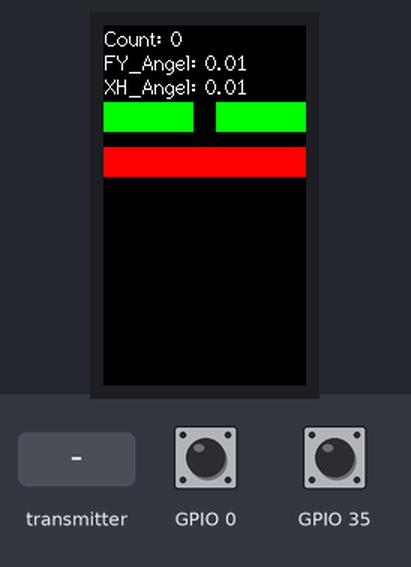
Recording of a sketch running on a simulated ESP32. On the bench: 135×240 colour display. Inputs (shaded band) come from the test bench; at power-on: GPIO 0 HIGH, GPIO 35 HIGH. What the sketch prints to the serial monitor is not drawn.

Above: at 1.3 s.
1.4 s: the transmitter starts sending a = 0
2.9 s: GPIO 0 pulled LOW for 0.15 s
At 3.0 s:
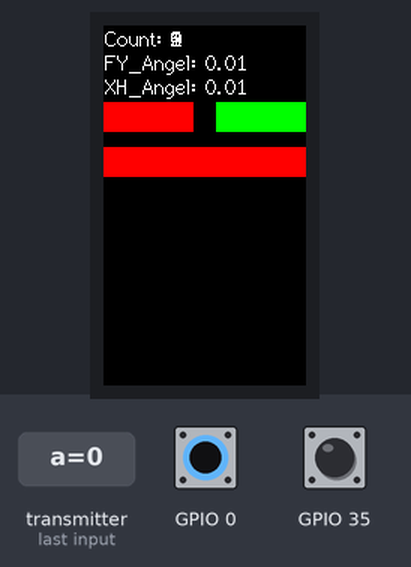
3.6 s: the transmitter starts sending b = 0
6.6 s: GPIO 35 pulled LOW for 0.15 s
At 6.69 s:
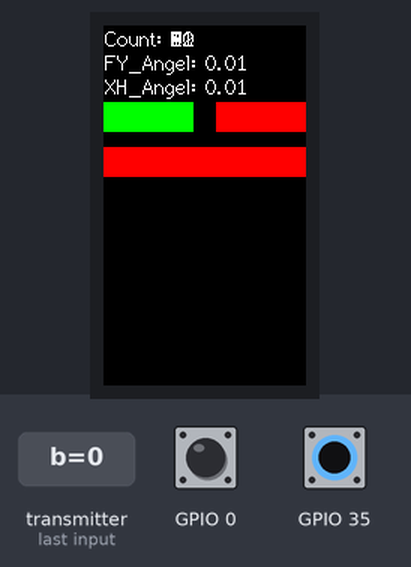
7.3 s: GPIO 0 pulled LOW for 1 s
At 7.89 s:
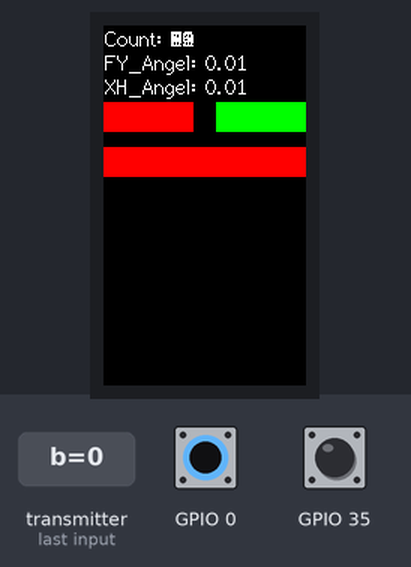
8.9 s: GPIO 35 pulled LOW for 1 s
At 9.5 s:
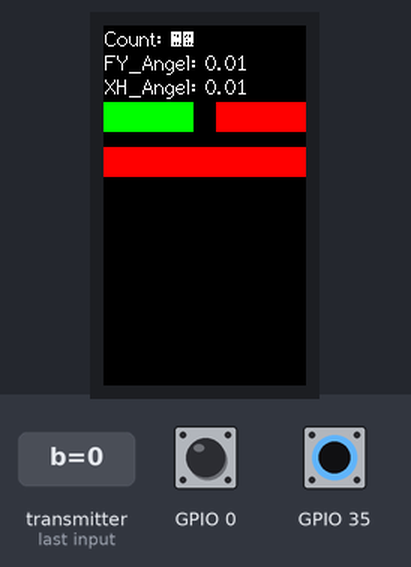
Timing chart, 0 to 11.9 s (numbered marks = the images above; inputs shaded):
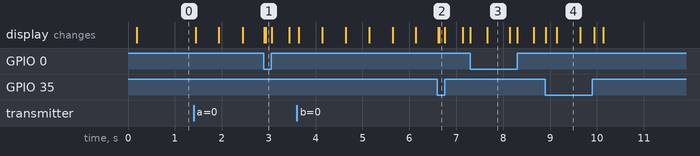

The sketch:

TTGO_NOW_DC.ino
```cpp
#include <SPI.h>
#include <TFT_eSPI.h>

#include <esp_now.h>
#include <WiFi.h>

#define TFT_GREY 0x5AEB

//@8-测试用数据报文结构定义
typedef struct struct_message {
  char a[32];
  int b;
  float c;
  String d;
  bool e;

  bool FY_DSP_Reset;
  bool FY_DSP_Run;
  int  FY_DSP_Dir;
  int  FY_DSP_Speed;

  bool XH_DSP_Reset;
  bool XH_DSP_Run;
  int  XH_DSP_Dir;
  int  XH_DSP_Speed;

  //@-20210311-DC远程控制设备协议
  int  FY_Angel_Byte1;
  int  FY_Angel_Byte2;
  int  XH_Angel_Byte1;
  int  XH_Angel_Byte2;

  int  ZZ_MainPower;

} struct_message;

//@9-测试用数据收发报文
struct_message  DC_send_Data;
struct_message  DC_recv_Data;

//@-esp32-w5500 now max
uint8_t broadcastAddress_DC[] = {0x10, 0x52, 0x1C, 0x67, 0x0B, 0xE8};

int count = 0;
int now_recv_count = 0;

TFT_eSPI tft = TFT_eSPI();

const int pwmFreq = 5000;
const int pwmResolution = 8;
const int pwmLedChannelTFT = 0;

int temp_data1 = 0;
int temp_data2 = 0;
int temp_data3 = 0;
int ZZ_MainPower = 0;
float FY_Angel = 0;
float XH_Angel = 0;

//@-KEY状态
uint8_t KEY_Left_Status = 0;
uint8_t KEY_Right_Status = 0;

//-----------------------ESP NOW---------------------------------
// callback when data is sent
void OnDataSent(const uint8_t *mac_addr, esp_now_send_status_t status) {
  // Serial.print("\r\nLast Packet Send Status:\t");
  // Serial.println(status == ESP_NOW_SEND_SUCCESS ? "Delivery Success" : "Delivery Fail");
}

// callback function that will be executed when data is received
void OnDataRecv(const uint8_t * mac, const uint8_t *incomingData, int len) {
//   Serial.print("\r\nRecv Packet!");
  now_recv_count = now_recv_count + 1;
  memcpy(&DC_recv_Data, incomingData, sizeof(DC_recv_Data));
}


//@-系统配置
void setup()
{
  //@-初始化串口
  Serial.begin(115200);

  //@-TFT屏幕初始化
  tft.init();
  tft.fillScreen(TFT_BLACK);
  tft.setSwapBytes(true);

  //@-设置屏幕背光
  ledcSetup(pwmLedChannelTFT, pwmFreq, pwmResolution);
  ledcAttachPin(TFT_BL, pwmLedChannelTFT);
  ledcWrite(pwmLedChannelTFT, 100);

  //@-配置按键
  pinMode(0,INPUT_PULLUP);
  pinMode(35,INPUT_PULLUP);

  //@-Set device as a Wi-Fi Station
  //@-TTGO 84:CC:A8:61:0A:28
  WiFi.mode(WIFI_STA);
//   Serial.println(WiFi.macAddress());

  //@-初始化ESP NOW
  if (esp_now_init() != ESP_OK) {
    Serial.println("Error initializing ESP-NOW");
    return;
  }

  // Once ESPNow is successfully Init, we will register for Send CB to
  // get the status of Trasnmitted packet
  // esp_now_register_send_cb(OnDataSent);

  // Once ESPNow is successfully Init, we will register for recv CB to
  // get recv packer info
  esp_now_register_recv_cb(OnDataRecv);

  //@-注册NOW通讯节点1
  esp_now_peer_info_t peerInfo1;
  memcpy(peerInfo1.peer_addr, broadcastAddress_DC, 6);
  peerInfo1.channel = 0;
  peerInfo1.encrypt = false;

  // Add peer
  if (esp_now_add_peer(&peerInfo1) != ESP_OK){
    Serial.println("Failed to add peer1");
    return;
  }

}

//@-系统主循环
void loop()
{
  //@-运行tick计数
  count =  count + 1;

  //@-检测按键状态
  KEY_Left_Status = digitalRead(0);
  KEY_Right_Status = digitalRead(35);

  //@-计算FY角度
  temp_data1 = DC_recv_Data.FY_Angel_Byte1;
  temp_data2 = DC_recv_Data.FY_Angel_Byte2;
  temp_data3 = ((temp_data1 * 256) + temp_data2);
  if(temp_data1 >= 128)
  {
      temp_data3 = temp_data3 - 65535 -1;
  }
  FY_Angel = temp_data3 * 0.02;

  //@-计算XH角度
  temp_data1 = DC_recv_Data.XH_Angel_Byte1;
  temp_data2 = DC_recv_Data.XH_Angel_Byte2;
  temp_data3 = ((temp_data1 * 256) + temp_data2);
  if(temp_data1 >= 128)
  {
      temp_data3 = temp_data3 - 65535 -1;
  }
  XH_Angel = temp_data3 * 0.02;

  //@-获得装置高压状态
  ZZ_MainPower = DC_recv_Data.ZZ_MainPower;

  //@-显示高压状态
  if(ZZ_MainPower == 0)
  // fillRect(0, 0, _width, _height, color)
  tft.fillRect(0,81,135,20,TFT_RED);
  else if(ZZ_MainPower == 1)
  tft.fillRect(0,81,135,20,TFT_GREEN);

  //@-按键左键状态
  if(KEY_Left_Status == 0)
  // fillRect(0, 0, _width, _height, color)
  tft.fillRect(0,51,60,20,TFT_RED);
  else if(KEY_Left_Status == 1)
  tft.fillRect(0,51,60,20,TFT_GREEN);

  //@-按键右键状态
  if(KEY_Right_Status == 0)
  tft.fillRect(75,51,60,20,TFT_RED);
  else if(KEY_Right_Status == 1)
  tft.fillRect(75,51,60,20,TFT_GREEN);

  //@-显示FY/XH 角度
  if(FY_Angel < 0)
  FY_Angel = FY_Angel - 0.01;
  else
  FY_Angel = FY_Angel + 0.01;

  if(XH_Angel < 0)
  XH_Angel = XH_Angel - 0.01;
  else
  XH_Angel = XH_Angel + 0.01;
  //@-drawString(const String &string, int32_t poX, int32_t poY, uint8_t font)
  tft.drawString("Count: "+String(now_recv_count),1,1,2);
  tft.drawString("FY_Angel: "+String(FY_Angel),1,17,2);
  // tft.setTextColor(TFT_RED,TFT_BLACK);
  tft.drawString("XH_Angel: "+String(XH_Angel),1,33,2);
  // tft.setTextColor(TFT_WHITE,TFT_BLACK);


  //@-串口调试输出
  if(count > 200)
  {
    count = 0;
    Serial.println(now_recv_count);
  }

  //@-系统延时
  delay(2);

}
```
